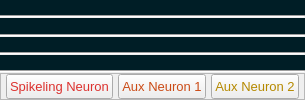
                      <widget class="QWidget" name="page_103_3_2">
                       <layout class="QVBoxLayout" name="verticalLayout_47">
                        <property name="spacing">
                         <number>0</number>
                        </property>
                        <property name="leftMargin">
                         <number>0</number>
                        </property>
                        <property name="topMargin">
                         <number>0</number>
                        </property>
                        <property name="rightMargin">
                         <number>0</number>
                        </property>
                        <property name="bottomMargin">
                         <number>0</number>
                        </property>
                        <item>
                         <widget class="PlotWidget" name="DataAnalysis_Oscilloscope_widget3_2_0" native="true">
                          <property name="sizePolicy">
                           <sizepolicy hsizetype="Preferred" vsizetype="Expanding">
                            <horstretch>0</horstretch>
                            <verstretch>0</verstretch>
                           </sizepolicy>
                          </property>
                          <property name="styleSheet">
                           <string notr="true">background-color: rgb(0, 30, 38);</string>
                          </property>
                         </widget>
                        </item>
                        <item>
                         <widget class="Line" name="line_26">
                          <property name="orientation">
                           <enum>Qt::Horizontal</enum>
                          </property>
                         </widget>
                        </item>
                        <item>
                         <widget class="PlotWidget" name="DataAnalysis_Oscilloscope_widget3_2_1" native="true">
                          <property name="sizePolicy">
                           <sizepolicy hsizetype="Preferred" vsizetype="Expanding">
                            <horstretch>0</horstretch>
                            <verstretch>0</verstretch>
                           </sizepolicy>
                          </property>
                          <property name="styleSheet">
                           <string notr="true">background-color: rgb(0, 30, 38);</string>
                          </property>
                         </widget>
                        </item>
                        <item>
                         <widget class="Line" name="line_28">
                          <property name="orientation">
                           <enum>Qt::Horizontal</enum>
                          </property>
                         </widget>
                        </item>
                        <item>
                         <widget class="PlotWidget" name="DataAnalysis_Oscilloscope_widget3_2_2" native="true">
                          <property name="sizePolicy">
                           <sizepolicy hsizetype="Preferred" vsizetype="Expanding">
                            <horstretch>0</horstretch>
                            <verstretch>0</verstretch>
                           </sizepolicy>
                          </property>
                          <property name="styleSheet">
                           <string notr="true">background-color: rgb(0, 30, 38);</string>
                          </property>
                         </widget>
                        </item>
                        <item>
                         <widget class="Line" name="line_27">
                          <property name="orientation">
                           <enum>Qt::Horizontal</enum>
                          </property>
                         </widget>
                        </item>
                        <item>
                         <widget class="PlotWidget" name="DataAnalysis_Oscilloscope_widget3_2_3" native="true">
                          <property name="sizePolicy">
                           <sizepolicy hsizetype="Preferred" vsizetype="Expanding">
                            <horstretch>0</horstretch>
                            <verstretch>0</verstretch>
                           </sizepolicy>
                          </property>
                          <property name="styleSheet">
                           <string notr="true">background-color: rgb(0, 30, 38);</string>
                          </property>
                         </widget>
                        </item>
                        <item>
                         <widget class="Line" name="line_40">
                          <property name="orientation">
                           <enum>Qt::Horizontal</enum>
                          </property>
                         </widget>
                        </item>
                        <item>
                         <widget class="QFrame" name="DataAnalysis_Neurons_pushButton32_frame">
                          <property name="sizePolicy">
                           <sizepolicy hsizetype="Preferred" vsizetype="Preferred">
                            <horstretch>0</horstretch>
                            <verstretch>0</verstretch>
                           </sizepolicy>
                          </property>
                          <property name="minimumSize">
                           <size>
                            <width>0</width>
                            <height>25</height>
                           </size>
                          </property>
                          <property name="frameShape">
                           <enum>QFrame::StyledPanel</enum>
                          </property>
                          <property name="frameShadow">
                           <enum>QFrame::Raised</enum>
                          </property>
                          <layout class="QHBoxLayout" name="horizontalLayout_111">
                           <property name="spacing">
                            <number>5</number>
                           </property>
                           <property name="leftMargin">
                            <number>5</number>
                           </property>
                           <property name="topMargin">
                            <number>0</number>
                           </property>
                           <property name="rightMargin">
                            <number>5</number>
                           </property>
                           <property name="bottomMargin">
                            <number>0</number>
                           </property>
                           <item>
                            <widget class="QPushButton" name="DataAnalysis_Neuron0Vm_pushButton32">
                             <property name="minimumSize">
                              <size>
                               <width>25</width>
                               <height>0</height>
                              </size>
                             </property>
                             <property name="maximumSize">
                              <size>
                               <width>16777215</width>
                               <height>25</height>
                              </size>
                             </property>
                             <property name="font">
                              <font>
                               <pointsize>10</pointsize>
                              </font>
                             </property>
                             <property name="styleSheet">
                              <string notr="true">color: rgb(220, 50, 47);</string>
                             </property>
                             <property name="text">
                              <string>Spikeling Neuron</string>
                             </property>
                            </widget>
                           </item>
                           <item>
                            <widget class="QPushButton" name="DataAnalysis_Neuron1Vm_pushButton32">
                             <property name="minimumSize">
                              <size>
                               <width>0</width>
                               <height>25</height>
                              </size>
                             </property>
                             <property name="maximumSize">
                              <size>
                               <width>16777215</width>
                               <height>25</height>
                              </size>
                             </property>
                             <property name="font">
                              <font>
                               <pointsize>10</pointsize>
                              </font>
                             </property>
                             <property name="styleSheet">
                              <string notr="true">color: rgb(203, 75, 22);</string>
                             </property>
                             <property name="text">
                              <string>Aux Neuron 1</string>
                             </property>
                            </widget>
                           </item>
                           <item>
                            <widget class="QPushButton" name="DataAnalysis_Neuron2Vm_pushButton32">
                             <property name="sizePolicy">
                              <sizepolicy hsizetype="Minimum" vsizetype="Fixed">
                               <horstretch>0</horstretch>
                               <verstretch>25</verstretch>
                              </sizepolicy>
                             </property>
                             <property name="minimumSize">
                              <size>
                               <width>0</width>
                               <height>25</height>
                              </size>
                             </property>
                             <property name="maximumSize">
                              <size>
                               <width>16777215</width>
                               <height>25</height>
                              </size>
                             </property>
                             <property name="font">
                              <font>
                               <pointsize>10</pointsize>
                              </font>
                             </property>
                             <property name="styleSheet">
                              <string notr="true">color: rgb(181, 137, 0);</string>
                             </property>
                             <property name="text">
                              <string>Aux Neuron 2</string>
                             </property>
                            </widget>
                           </item>
                          </layout>
                         </widget>
                        </item>
                       </layout>
                      </widget>
